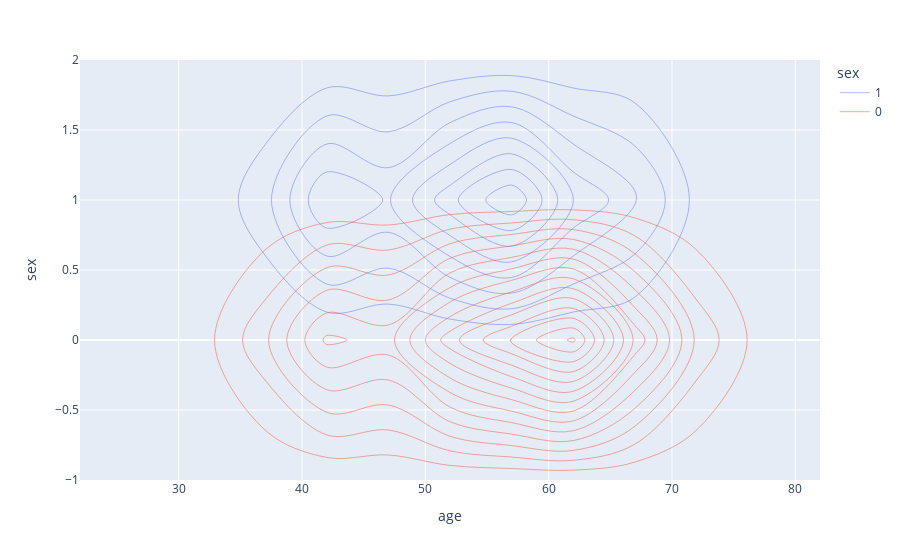

Notebook cell for this chart:
### Code cell
px.density_contour(
    df, x='age', y='sex', color='sex'
)

### Figure 1 — Plotly figure (JSON) as saved in the notebook; plotly's stock layout.template omitted (floating-point values rounded to 4 significant figures; data arrays with more than 128 entries replaced by an {"elided": "..."} marker saying what was removed)
{"data": [{"contours": {"coloring": "none"}, "hovertemplate": "sex=%{y}<br>age=%{x}<br>count=%{z}<extra></extra>", "legendgroup": "1", "line": {"color": "#636efa"}, "name": "1", "showlegend": true, "type": "histogram2dcontour", "x": {"elided": "713 int values"}, "xaxis": "x", "xbingroup": "x", "y": {"elided": "713 int values"}, "yaxis": "y", "ybingroup": "y"}, {"contours": {"coloring": "none"}, "hovertemplate": "sex=%{y}<br>age=%{x}<br>count=%{z}<extra></extra>", "legendgroup": "0", "line": {"color": "#EF553B"}, "name": "0", "showlegend": true, "type": "histogram2dcontour", "x": {"elided": "312 int values"}, "xaxis": "x", "xbingroup": "x", "y": {"elided": "312 int values"}, "yaxis": "y", "ybingroup": "y"}], "layout": {"legend": {"title": {"text": "sex"}, "tracegroupgap": 0}, "margin": {"t": 60}, "xaxis": {"anchor": "y", "domain": [0, 1], "title": {"text": "age"}}, "yaxis": {"anchor": "x", "categoryarray": [0, 1], "categoryorder": "array", "domain": [0, 1], "title": {"text": "sex"}}}}
